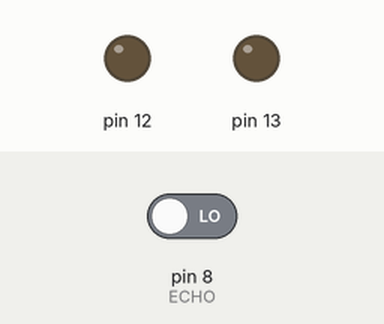
Bench run of a sketch on a simulated Arduino Uno, built with avr-gcc and run on an emulated ATmega328P. Parts: output pins drawn as LEDs (lit = HIGH). The test bench sets the inputs (shaded band); at power-on: pin 8 (ECHO) LOW. Pins used as bus, display or sensor lines are not drawn; what the sketch prints to the serial monitor is not drawn.

Above: at 0.1 s.
At 1.2 s:
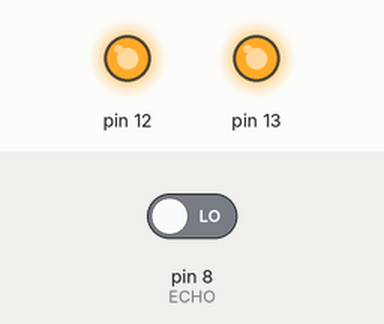
Timing chart, 0 to 2.7 s (numbered marks = the images above):
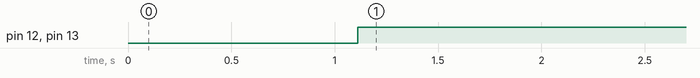

Measured:
- by itself, pin 12, pin 13: LOW → HIGH at 1.1 s

The sketch:

07_ultrasound_02.ino
```cpp
#define TRIG 9
#define ECHO 8


void setup() {
  Serial.begin(9600);
  pinMode(TRIG, OUTPUT);
  pinMode(ECHO, INPUT);
  pinMode(13, OUTPUT);
  pinMode(12, OUTPUT);
}

void loop() {
  digitalWrite(TRIG, HIGH);
  delay(10);
  digitalWrite(TRIG, LOW);

  float duration = pulseIn(ECHO, HIGH);
  float distance = ((34000*duration)/1000000)/2;

  Serial.print(distance);
  Serial.println("cm");
  delay(100);

  digitalWrite(13, LOW);
  digitalWrite(12, LOW);


  if (distance < 5) {
    Serial.println("물체가 가까워짐");
    digitalWrite(13, HIGH);
    digitalWrite(12, HIGH);
  }
  delay(500);

}
```
